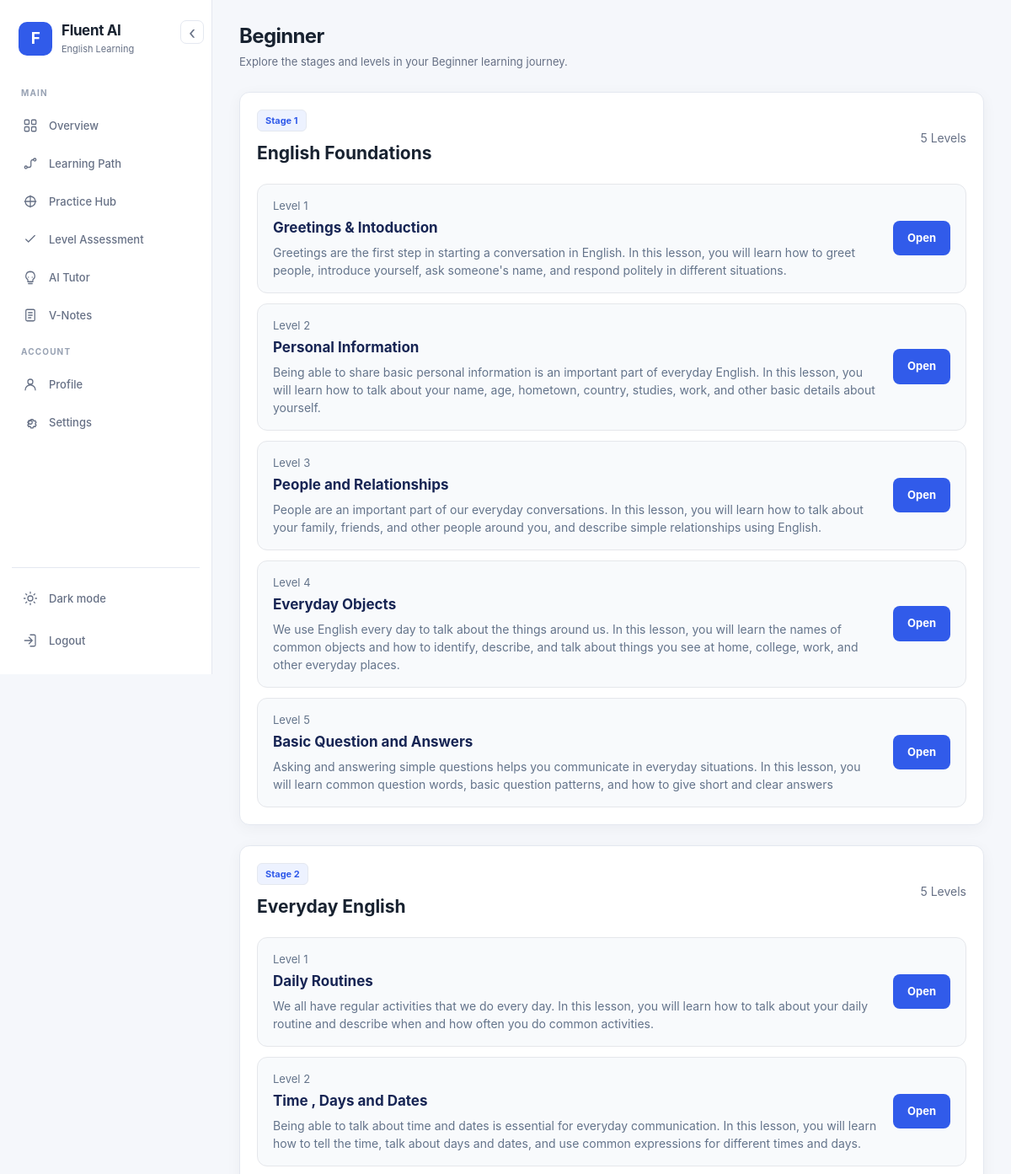
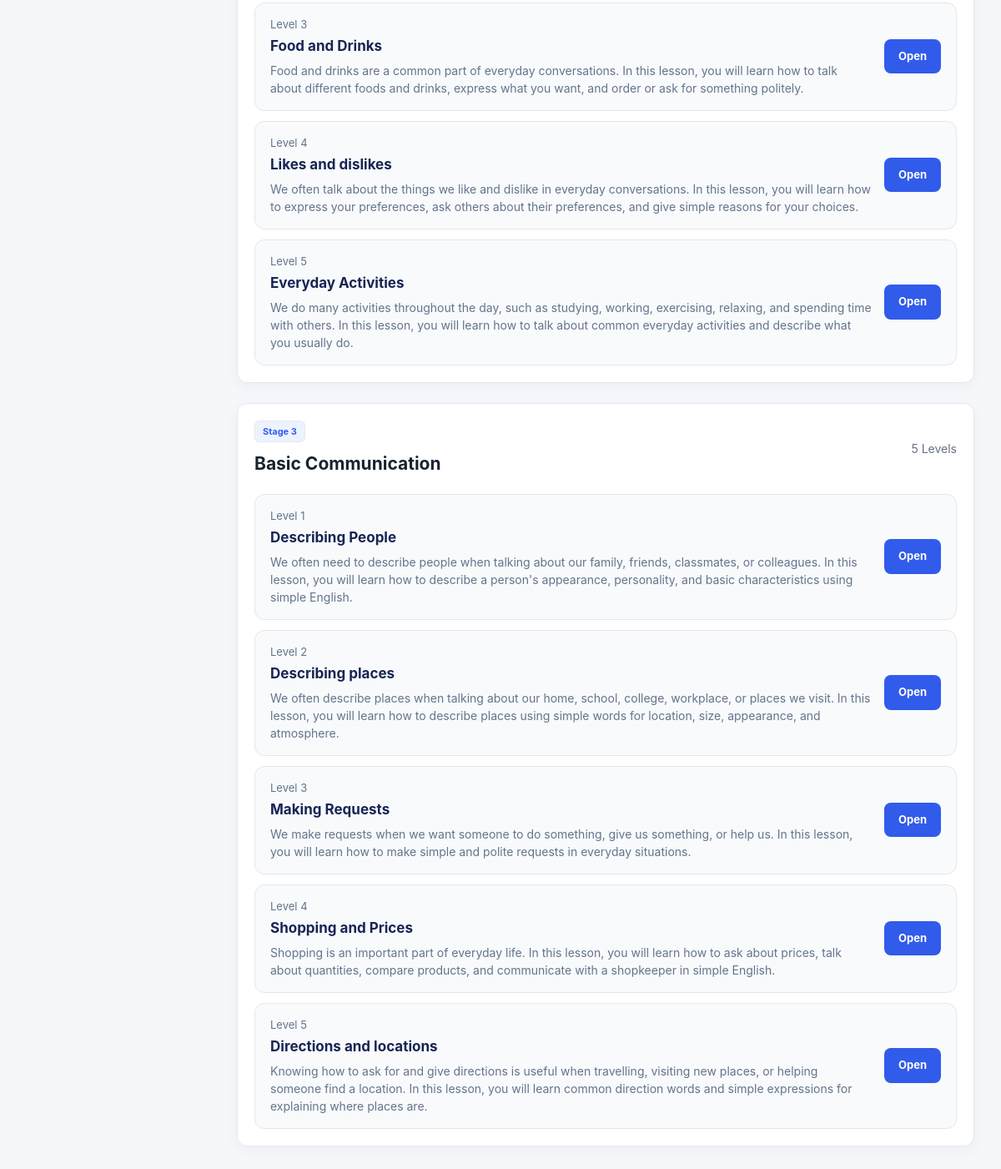
/learning-path/beginner/ (signed in), run on the app's committed database (2 pictures, top to bottom).
### learning/models.py (models this page shows, shortened)
class Lesson(models.Model):
    LEVEL_CHOICES = [
        ("BEGINNER", "Beginner"),
        ("ELEMENTARY", "Elementary"),
        ("INTERMEDIATE", "Intermediate"),
        ("ADVANCED", "Advanced"),
    ]
    level = models.CharField(max_length=20,choices=LEVEL_CHOICES)
    stage_number = models.PositiveIntegerField()
    topic_number = models.PositiveIntegerField()
    title = models.CharField(max_length=200)
    description = models.TextField()
    content = models.TextField()
    vocabulary = models.JSONField(default=list,blank=True)
    grammar_points = models.JSONField(default=list,blank=True)
    estimated_minutes = models.PositiveIntegerField(default=15)
    order = models.PositiveIntegerField(default=0)
    is_active = models.BooleanField(default=True)
    created_at = models.DateTimeField(auto_now_add=True)
    class Meta:
        ordering = ["level","stage_number","order"]

### learning/views.py (the view)
# urls.py: path("learning-path/<str:module_name>/",views.module_detail,name="module_detail",),
@login_required
def module_detail(request, module_name):
    module_map = {
        "beginner": {
            "key": "BEGINNER",
            "name": "Beginner",
        },
        "elementary": {
            "key": "ELEMENTARY",
            "name": "Elementary",
        },
        "intermediate": {
            "key": "INTERMEDIATE",
            "name": "Intermediate",
        },
        "advanced": {
            "key": "ADVANCED",
            "name": "Advanced",
        },
    }
    module = module_map.get(module_name.lower())
    if not module:
        return redirect("learning_path")
    stage_names = {
        1: "English Foundations",
        2: "Everyday English",
        3: "Basic Communication",
        4: "Building Conversations",
        5: "Real-Life English",
        6: "Expressing Yourself",
        7: "Confident Communication",
        8: "Professional English",
        9: "Natural English",
        10: "Precision & Nuance",
        11: "Powerful Communication",
        12: "English Mastery",
    }
    stages = []
    if module["key"] == "BEGINNER":
        stage_numbers = [1, 2, 3]
    elif module["key"] == "ELEMENTARY":
        stage_numbers = [4, 5, 6]
    elif module["key"] == "INTERMEDIATE":
        stage_numbers = [7, 8, 9]
    else:
        stage_numbers = [10, 11, 12]
    for stage_number in stage_numbers:
        lessons = Lesson.objects.filter(
            level=module["key"],
            stage_number=stage_number,
            is_active=True
        ).order_by("topic_number")
        stages.append({
            "number": stage_number,
            "name": stage_names[stage_number],
            "lessons": lessons,
        })
    return render(
        request,
        "module_detail.html",
        {
            "module": module,
            "stages": stages,
        }
    )

### learning/templates/module_detail.html (shortened to what this page needs)
{% extends "base.html" %}
{% block content %}
<div class="topbar">
    <div class="page-title">
        <h1>{{ module.name }}</h1>
        <p>
            Explore the stages and levels in your {{ module.name }} learning journey.
        </p>
    </div>
</div>
{% for stage in stages %}
<div class="card" style="margin-bottom:24px;">
    <div style="
        display:flex;
        justify-content:space-between;
        align-items:center;
        gap:15px;
        flex-wrap:wrap;
    ">
        <div>
            <span class="badge">
                Stage {{ stage.number }}
            </span>
            <h2 style="margin-top:10px;">
                {{ stage.name }}
            </h2>
        </div>
        <span class="muted">
            {{ stage.lessons|length }} Levels
        </span>
    </div>
    <div style="
        margin-top:20px;
        display:flex;
        flex-direction:column;
        gap:12px;
    ">
        {% for lesson in stage.lessons %}
        <div style="
            padding:16px 18px;
            border:1px solid #e5e7eb;
            border-radius:12px;
            background:#f8fafc;
            display:flex;
            justify-content:space-between;
            align-items:center;
            gap:15px;
        ">
            <div>
                <div style="
                    font-size:13px;
                    color:#64748b;
                    margin-bottom:4px;
                ">
                    Level {{ lesson.topic_number }}
                </div>
                <div style="
                    font-size:17px;
                    font-weight:700;
                    color:#172554;
                ">
                    {{ lesson.title }}
                </div>
                <div style="
                    margin-top:5px;
                    color:#64748b;
                    font-size:14px;
                ">
                    {{ lesson.description }}
                </div>
            </div>
            <a
                href="{% url 'lesson_detail' lesson.id %}"
                class="btn btn-primary"
            >
                Open
            </a>
        </div>
        {% empty %}
        <p class="muted">
            No levels have been added to this stage yet.
        </p>
        {% endfor %}
    </div>
</div>
{% endfor %}
{% endblock %}

### learning/templates/base.html (style rules this page uses)
* { box-sizing: border-box; margin: 0; padding: 0; }
:root, html[data-theme="light"] { color-scheme: light; --primary: #315bea; --primary-hover: #2448ca; --primary-soft: #edf2ff; --bg: #f5f7fb; --surface: #ffffff; --surface-secondary: #f9fafc; --border: #e4e8f0; --text: #182230; --muted: #667085; --subtle: #98a2b3; --success: #16845b; --danger: #d92d20; --warning: #9a6700; --shadow: 0 4px 18px rgba(16, 24, 40, .045); --sidebar-width: 252px; --sidebar-collapsed-width: 76px; --radius: 12px; }
html { min-height: 100%; scroll-behavior: smooth; }
body { min-height: 100vh; font-family: Inter, -apple-system, BlinkMacSystemFont, "Segoe UI", Roboto, Arial, sans-serif; font-size: 14px; line-height: 1.5; color: var(--text); background: var(--bg); transition: background-color .2s ease, color .2s ease; }
body, button, input, textarea, select { font-family: Inter, -apple-system, BlinkMacSystemFont, "Segoe UI", Roboto, Arial, sans-serif; }
a { color: inherit; text-decoration: none; }
.topbar { display: flex; align-items: center; justify-content: space-between; gap: 20px; margin-bottom: 25px; }
.page-title { min-width: 0; }
.page-title h1 { font-size: clamp(22px, 2vw, 28px); line-height: 1.25; font-weight: 720; letter-spacing: -.65px; }
.page-title p { margin-top: 6px; color: var(--muted); font-size: 13px; }
.glass-card, .card { min-width: 0; border: 1px solid var(--border); border-radius: var(--radius); background: var(--surface); box-shadow: var(--shadow); }
.card { padding: 20px; }
.muted { color: var(--muted); }
.btn { display: inline-flex; align-items: center; justify-content: center; gap: 8px; min-height: 40px; padding: 10px 16px; border: 1px solid transparent; border-radius: 8px; font-size: 13px; font-weight: 650; text-align: center; transition: background .15s ease, border-color .15s ease; }
.btn-primary { color: #ffffff; background: #315bea; }
.badge { display: inline-flex; align-items: center; padding: 4px 9px; border: 1px solid var(--border); border-radius: 6px; color: var(--primary); background: var(--primary-soft); font-size: 11px; font-weight: 650; }

### data on the page
Lesson: topic_number "1", title "Greetings & Intoduction", description "Greetings are the first step in starting a conversation in English. In this lesson, you will learn how to greet people, introduce yourself, ask someone's name, and respond politely in different situations."
Lesson: topic_number "2", title "Personal Information", description "Being able to share basic personal information is an important part of everyday English. In this lesson, you will learn how to talk about your name, age, hometown, country, studies, work, and other basic details about yourself."
Lesson: topic_number "3", title "People and Relationships", description "People are an important part of our everyday conversations. In this lesson, you will learn how to talk about your family, friends, and other people around you, and describe simple relationships using English."
Lesson: topic_number "4", title "Everyday Objects", description "We use English every day to talk about the things around us. In this lesson, you will learn the names of common objects and how to identify, describe, and talk about things you see at home, college, work, and other everyday places."
Lesson: topic_number "5", title "Basic Question and Answers", description "Asking and answering simple questions helps you communicate in everyday situations. In this lesson, you will learn common question words, basic question patterns, and how to give short and clear answers"
Lesson: topic_number "1", title "Daily Routines", description "We all have regular activities that we do every day. In this lesson, you will learn how to talk about your daily routine and describe when and how often you do common activities."
Lesson: topic_number "2", title "Time , Days and Dates", description "Being able to talk about time and dates is essential for everyday communication. In this lesson, you will learn how to tell the time, talk about days and dates, and use common expressions for different times and days."
Lesson: topic_number "3", title "Food and Drinks", description "Food and drinks are a common part of everyday conversations. In this lesson, you will learn how to talk about different foods and drinks, express what you want, and order or ask for something politely."
Lesson: topic_number "4", title "Likes and dislikes", description "We often talk about the things we like and dislike in everyday conversations. In this lesson, you will learn how to express your preferences, ask others about their preferences, and give simple reasons for your choices."
Lesson: topic_number "5", title "Everyday Activities", description "We do many activities throughout the day, such as studying, working, exercising, relaxing, and spending time with others. In this lesson, you will learn how to talk about common everyday activities and describe what you usually do."
Lesson: topic_number "1", title "Describing People", description "We often need to describe people when talking about our family, friends, classmates, or colleagues. In this lesson, you will learn how to describe a person's appearance, personality, and basic characteristics using simple English."
Lesson: topic_number "2", title "Describing places", description "We often describe places when talking about our home, school, college, workplace, or places we visit. In this lesson, you will learn how to describe places using simple words for location, size, appearance, and atmosphere."
Lesson: topic_number "3", title "Making Requests", description "We make requests when we want someone to do something, give us something, or help us. In this lesson, you will learn how to make simple and polite requests in everyday situations."
Lesson: topic_number "4", title "Shopping and Prices", description "Shopping is an important part of everyday life. In this lesson, you will learn how to ask about prices, talk about quantities, compare products, and communicate with a shopkeeper in simple English."
Lesson: topic_number "5", title "Directions and locations", description "Knowing how to ask for and give directions is useful when travelling, visiting new places, or helping someone find a location. In this lesson, you will learn common direction words and simple expressions for explaining where places are."

### other printed values
{{ module.name }} "Beginner"
{{ stage.number }} "1" "2" "3"
{{ stage.name }} "English Foundations" "Everyday English" "Basic Communication"
{{ stage.lessons|length }} "5" "5" "5"
